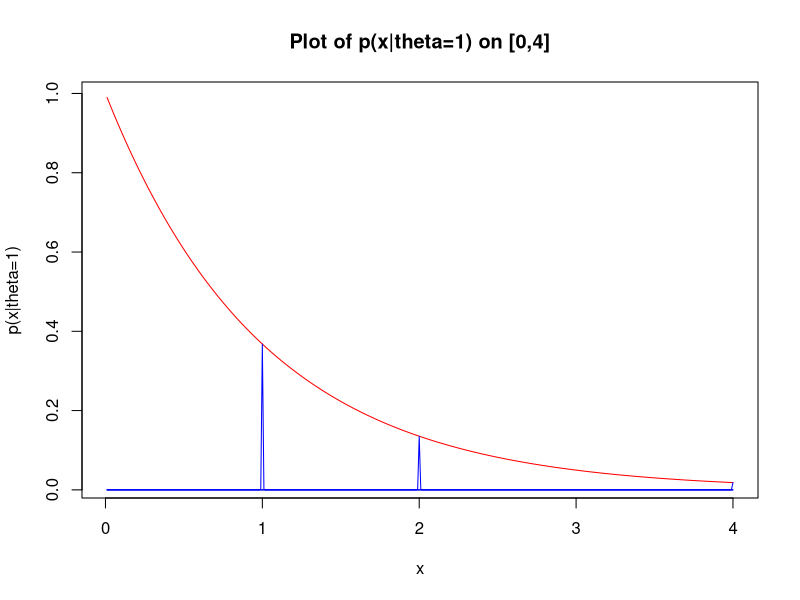
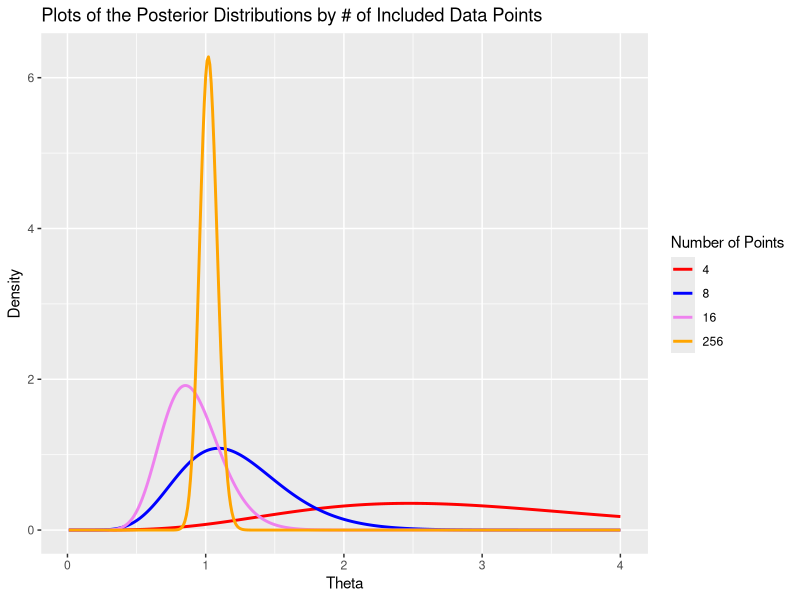

Write the R code that produced these figures, in order.
# Eric Zhang
# UNI ez2232
# Stat 4400
# HW 5


# ------------------------------------------------------------------------------------
# Setup
# ------------------------------------------------------------------------------------


theta <- seq(0.01, 4, 0.01)
l <- length(theta)


# ------------------------------------------------------------------------------------
# Part a
# ------------------------------------------------------------------------------------


library(ggplot2)

graph_exp <- exp(-theta)
delta_1 <- exp(-1)*dnorm(theta, mean = 1, sd = 0.003)/dnorm(0, mean = 0, sd = 0.003)
delta_2 <- exp(-2)*dnorm(theta, mean = 2, sd = 0.003)/dnorm(0, mean = 0, sd = 0.003)
delta_3 <- exp(-4)*dnorm(theta, mean = 4, sd = 0.003)/dnorm(0, mean = 0, sd = 0.003)

plot(theta, graph_exp, xlab = "x", ylab="p(x|theta=1)", type = "l",
     ylim = range(graph_exp),
     main = "Plot of p(x|theta=1) on [0,4]", col="red")
par(new = T)
plot(theta, delta_1, axes = F, xlab = "", ylab = "", col = "blue",
     type = "l", ylim = range(graph_exp))
par(new = T)
plot(theta, delta_2, axes = F, xlab = "", ylab = "", col = "blue",
     type = "l", ylim = range(graph_exp))
par(new = T)
plot(theta, delta_3, axes = F, xlab = "", ylab = "", col = "blue",
     type = "l", ylim = range(graph_exp))
par(new = F)

# ------------------------------------------------------------------------------------
# Part g
# ------------------------------------------------------------------------------------

library(reshape2)

# For storing Prior, 256 posterior distributions, alpha_n, beta_n
log_q_n <- mat.or.vec(257, l)
alpha <- mat.or.vec(257, 1)
beta <- mat.or.vec(257, 1)

# Storing alpha_0, beta_0
alpha[1] <- 2
beta[1] <- 0.2

# Log Likelihood of Prior Distribution
log_q_n[1, 1 : l] <- (alpha[1] - 1) * log(theta) + 
  (alpha[1]) * log(beta[1]) - beta[1] * theta -
  lgamma(alpha[1])

# 256 samples from Exp(1)
samples <- qexp(runif(256, min=0, max = 1), 1)

# Online Updating
for (m in 2:257){
  
  # Update parameters
  alpha[m] <- alpha[m - 1] + 1
  beta[m] <- beta[m - 1] + samples[m - 1]
  
  # Update Log Likelihood
  log_q_n[m, 1 : l] <- log_q_n[(m - 1), 1 : l] + log(theta) + 
    alpha[m] * log(beta[m]) -
    alpha[m - 1] * log(beta[m - 1]) -
    samples[m - 1] * theta + 
    lgamma(alpha[m - 1]) - lgamma(alpha[m])
}

# Final q_n values
q_n <- exp(log_q_n)

# Plotting curves

# Creating Data Frame for plotting
plot_frame <- melt(q_n[c(5, 9, 17, 257), 1:l])
names(plot_frame)[names(plot_frame) == "Var1"] <- "n_Points"
names(plot_frame)[names(plot_frame) == "value"] <- "Density"

# Appending Values of theta
plot_frame <- plot_frame[order(plot_frame[, 1]), ]
plot_frame <- cbind(plot_frame, rep(theta, 4))
names(plot_frame)[names(plot_frame) == "Var2"] <- "i"
names(plot_frame)[names(plot_frame) == "rep(theta, 4)"] <- "Theta"

plot_frame[, 1] <- (plot_frame[, 1] == 1) * 4 + (plot_frame[, 1] == 2) * 8 +
      (plot_frame[, 1] == 3) * 16 + (plot_frame[, 1] == 4) * 256

#str(plot_frame)


graph <- ggplot(data = plot_frame, aes(x = Theta, y = Density, group = n_Points,
      color = factor(n_Points)))
graph + geom_line(size = 1) + scale_color_manual(values = c("red", "blue", "violet", "orange"),
      name = "Number of Points") + ggtitle("Plots of the Posterior Distributions by # of Included Data Points")
